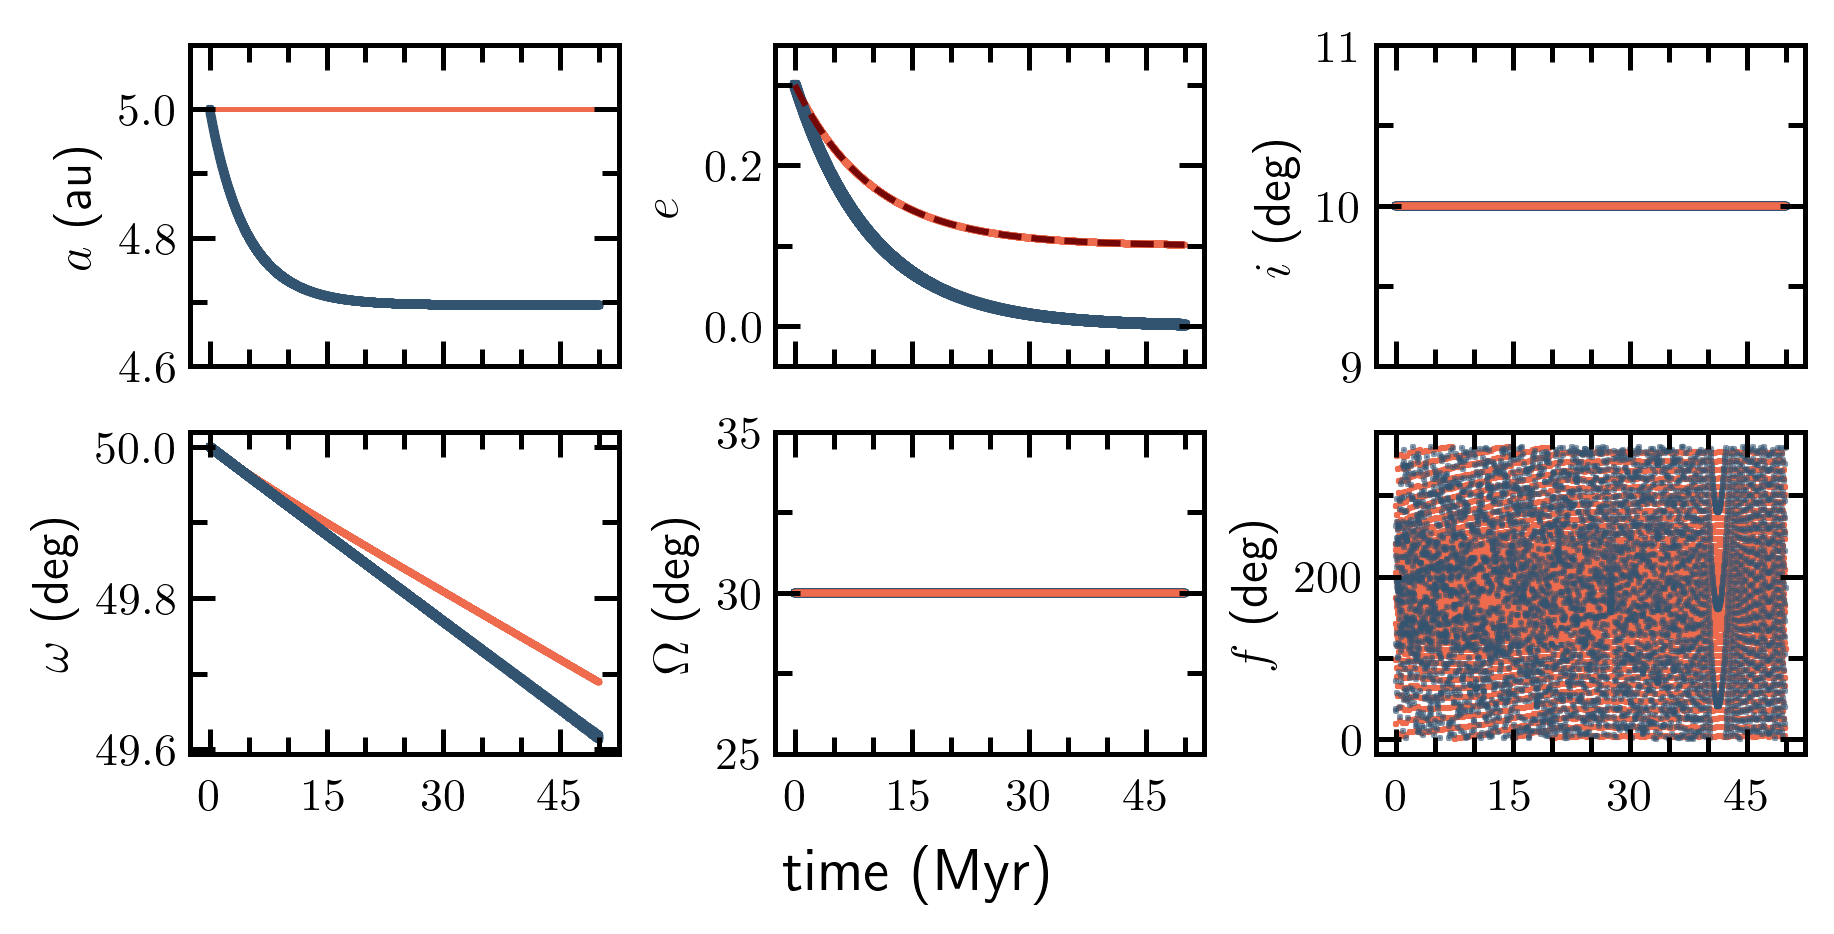

Source code (Python):
import matplotlib.pyplot as plt
import numpy as np
import glob
plt.style.use('paper_labels_colors.mplstyle')
from plotting import *

dat1 = get_data("../1planet-with-without-vusr-fig10/oneplanet-edamp-novusr.txt",1,rebound=True)
dat2 = get_data("../1planet-with-without-vusr-fig10/oneplanet-edamp-yesvusr.txt",1,rebound=True)

#### one planet edamp no vusr.  change this stuff. 
taus = np.array(([1e7, 1e7, 1e7, 1e7,1e7],[1,2,3,4,5]))*2*np.pi
fparams = np.array(([7.0],
                    [0.1],
                    np.array([15.0])*np.pi/180,
                    np.array([85.0])*np.pi/180,
                    np.array([55.0])*np.pi/180))
expEq = np.array(([None,0,None,None,None],[0,0,0,0,0]))


fig,axs = plot_vusr_novusr_ex(dat1,dat2,fparams,taus,expEq)

axs[0].set_ylim(4.6,5.1)
axs[1].set_ylim(-0.05,0.35)
axs[2].set_ylim(9,11)
axs[4].set_ylim(25,35)
fig.supxlabel("time (Myr)")
fig.subplots_adjust(hspace=0.1,top=0.98,right=0.98,left = 0.15,bottom=0.17,wspace=0.4)
fig.savefig("fig10.png", dpi=300, bbox_inches='tight', metadata={"Creator": "Matplotlib"})
plt.close()